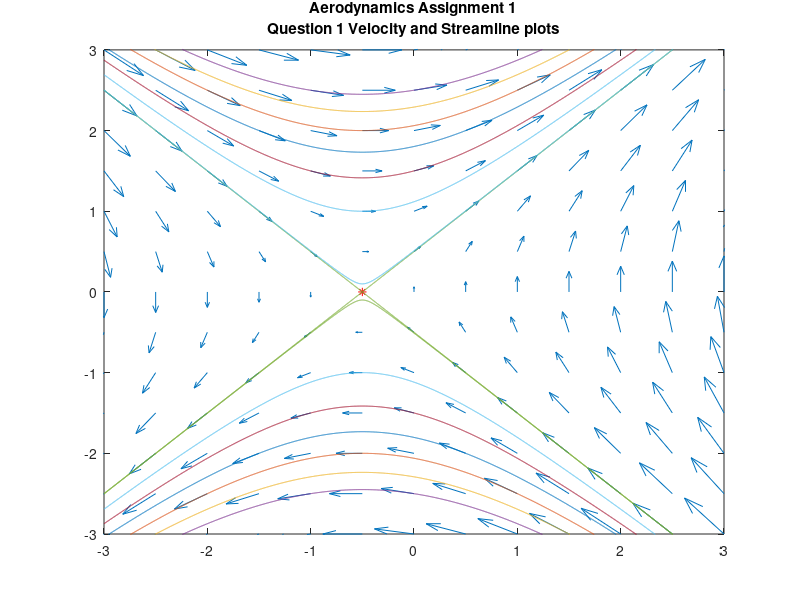
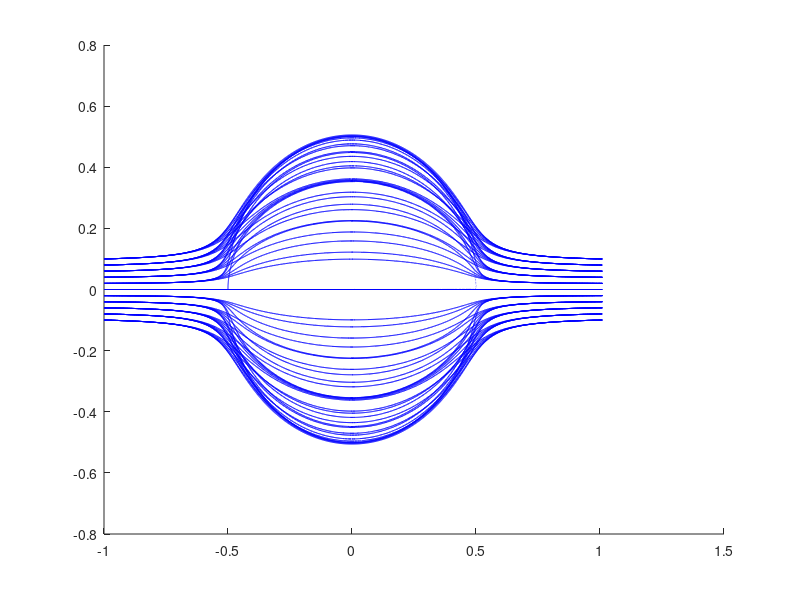

Here is the MATLAB script that generated these plots, in order:
clear % clear all stored variables
close all % close all open figures
clc % clear command window

%list variables for velocity field%
[x,y] = meshgrid(-3:.5:3,-3:.5:3); % x and y values for velocity field
u = 2*y; % u velocity function       
v = 1+(2*x); % v velocity function
xmarker = -0.5; %stagnation 'x' point
ymarker = 0; % stagnation 'y' point

%velocity plot%
figure % open a plot window
hold on; box on % hold current figure plot and place box around plot
quiver (x,y,u,v) % plot velocity vector field
plot(xmarker,ymarker,'r*') % stagnation point
axis([-3 3 -3 3]) % fix axis to desired range
title({'Aerodynamics Assignment 1';'Question 1 Velocity and Streamline plots'}) % plot title

%{
%stream function
x2 = [-3:.1:3]; y2 = [-3:.1:3];
psi = y2.^2 - x2.^2 - x2 -0.25; % stream function with constant determined from stagnation point
[C,h] = contour(x,y,psi,[1:1:6]); % plot stream lines from 1 to 6
[B,j] = contour(x,y,psi,[0:1:1],'-.'); % plot zero contour line dashed
clabel(C,h);clabel(B,j); % label contour values
%}

% streamline plots at finer resolution (0.14) to smooth out curves
x2 =[-3:.001:3];

% positive value curve set
psi0 = sqrt(x2.^2 +x2 + 0.25);
psi1 = sqrt(x2.^2 +x2 + 1.25);
psi2 = sqrt(x2.^2 +x2 + 2.25);
psi3 = sqrt(x2.^2 +x2 + 3.25);
psi4 = sqrt(x2.^2 +x2 + 4.25);
psi5 = sqrt(x2.^2 +x2 + 5.25);
psi6 = sqrt(x2.^2 +x2 + 6.25);
plot(x2,psi0,x2,psi1,x2,psi2,x2,psi3,x2,psi4,x2,psi5,x2,psi6)

% negative value curve set
psi00 = -sqrt(x2.^2 +x2 + 0.25);
psi11 = -sqrt(x2.^2 +x2 + 1.25);
psi22 = -sqrt(x2.^2 +x2 + 2.25);
psi33 = -sqrt(x2.^2 +x2 + 3.25);
psi44 = -sqrt(x2.^2 +x2 + 4.25);
psi55 = -sqrt(x2.^2 +x2 + 5.25);
psi66 = -sqrt(x2.^2 +x2 + 6.25);
plot(x2,psi00,x2,psi11,x2,psi22,x2,psi33,x2,psi44,x2,psi55,x2,psi66)

psi_half = sqrt(x2.^2 +x2 + 0.26);
psi0_half = -sqrt(x2.^2 +x2 + 0.26);
plot(x2,psi0_half,x2,psi_half);

%%
figure
[x,y,z] = meshgrid(-1.01:0.02:1.01,-1.01:0.02:1.01,-1.01:0.02:1.01);

U = 1; % x-wise free stream velocity
a = 0.5; % sphere radius
mu = -2*pi*a^3*U; % doublet strength required to create spherical streamlines

ux = U+mu.*(2.*x.^2-y.^2-z.^2)./(4*pi.*(x.^2+y.^2+z.^2).^(5/2));
uy = 3*mu.*x.*y./(4*pi.*(x.^2+y.^2+z.^2).^(5/2));
uz = 3*mu.*x.*z./(4*pi.*(x.^2+y.^2+z.^2).^(5/2));

[startx, starty, startz] = meshgrid(-1,-0.1:0.02:0.1,-0.1:0.02:0.1); 

H = streamline(x,y,z,ux,uy,uz,startx,starty,startz);
